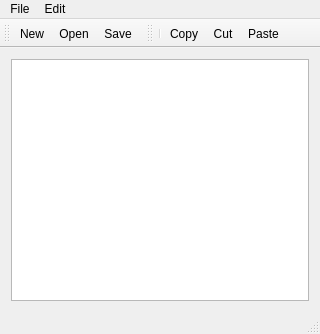
<?xml version="1.0" encoding="UTF-8"?>
<ui version="4.0">
 <class>MainWindowClass</class>
 <widget class="QMainWindow" name="MainWindowClass">
  <property name="geometry">
   <rect>
    <x>0</x>
    <y>0</y>
    <width>320</width>
    <height>334</height>
   </rect>
  </property>
  <property name="windowTitle">
   <string>MainWindow</string>
  </property>
  <widget class="QWidget" name="centralWidget">
   <layout class="QVBoxLayout" name="verticalLayout">
    <item>
     <widget class="QPlainTextEdit" name="plainTextEdit"/>
    </item>
   </layout>
  </widget>
  <widget class="QMenuBar" name="menuBar">
   <property name="geometry">
    <rect>
     <x>0</x>
     <y>0</y>
     <width>320</width>
     <height>21</height>
    </rect>
   </property>
   <widget class="QMenu" name="menuFile">
    <property name="title">
     <string>File</string>
    </property>
    <addaction name="actionNew"/>
    <addaction name="actionOpen"/>
    <addaction name="actionSave"/>
   </widget>
   <widget class="QMenu" name="menuEdit">
    <property name="title">
     <string>Edit</string>
    </property>
    <addaction name="actionCopy"/>
    <addaction name="actionCut"/>
    <addaction name="actionPaste"/>
    <addaction name="separator"/>
    <addaction name="actionSelect_All"/>
   </widget>
   <addaction name="menuFile"/>
   <addaction name="menuEdit"/>
  </widget>
  <widget class="QToolBar" name="mainToolBar">
   <attribute name="toolBarArea">
    <enum>TopToolBarArea</enum>
   </attribute>
   <attribute name="toolBarBreak">
    <bool>false</bool>
   </attribute>
   <addaction name="actionNew"/>
   <addaction name="actionOpen"/>
   <addaction name="actionSave"/>
  </widget>
  <widget class="QStatusBar" name="statusBar"/>
  <widget class="QToolBar" name="toolBar">
   <property name="windowTitle">
    <string>toolBar</string>
   </property>
   <attribute name="toolBarArea">
    <enum>TopToolBarArea</enum>
   </attribute>
   <attribute name="toolBarBreak">
    <bool>false</bool>
   </attribute>
   <addaction name="separator"/>
   <addaction name="actionCopy"/>
   <addaction name="actionCut"/>
   <addaction name="actionPaste"/>
  </widget>
  <action name="actionNew">
   <property name="text">
    <string>New</string>
   </property>
  </action>
  <action name="actionOpen">
   <property name="text">
    <string>Open</string>
   </property>
  </action>
  <action name="actionSave">
   <property name="text">
    <string>Save</string>
   </property>
  </action>
  <action name="actionCopy">
   <property name="text">
    <string>Copy</string>
   </property>
  </action>
  <action name="actionPaste">
   <property name="text">
    <string>Paste</string>
   </property>
  </action>
  <action name="actionCut">
   <property name="text">
    <string>Cut</string>
   </property>
  </action>
  <action name="actionSelect_All">
   <property name="text">
    <string>Select All</string>
   </property>
  </action>
 </widget>
 <layoutdefault spacing="6" margin="11"/>
 <resources>
  <include location="mainwindow.qrc"/>
 </resources>
 <connections/>
</ui>
